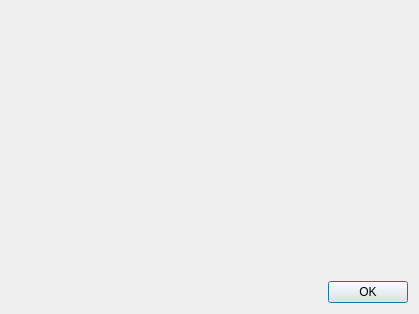
<?xml version="1.0" encoding="UTF-8"?>
<ui version="4.0">
 <class>StatsWindow</class>
 <widget class="QDialog" name="StatsWindow">
  <property name="geometry">
   <rect>
    <x>0</x>
    <y>0</y>
    <width>419</width>
    <height>314</height>
   </rect>
  </property>
  <property name="windowTitle">
   <string>Current Stats</string>
  </property>
  <layout class="QVBoxLayout" name="verticalLayout">
   <item>
    <widget class="QLabel" name="statsText">
     <property name="text">
      <string>&lt;Stats Info Here&gt;</string>
     </property>
    </widget>
   </item>
   <item>
    <widget class="QDialogButtonBox" name="buttons">
     <property name="orientation">
      <enum>Qt::Horizontal</enum>
     </property>
     <property name="standardButtons">
      <set>QDialogButtonBox::Ok</set>
     </property>
    </widget>
   </item>
  </layout>
 </widget>
 <resources/>
 <connections>
  <connection>
   <sender>buttons</sender>
   <signal>accepted()</signal>
   <receiver>StatsWindow</receiver>
   <slot>accept()</slot>
   <hints>
    <hint type="sourcelabel">
     <x>248</x>
     <y>254</y>
    </hint>
    <hint type="destinationlabel">
     <x>157</x>
     <y>274</y>
    </hint>
   </hints>
  </connection>
  <connection>
   <sender>buttons</sender>
   <signal>rejected()</signal>
   <receiver>StatsWindow</receiver>
   <slot>reject()</slot>
   <hints>
    <hint type="sourcelabel">
     <x>316</x>
     <y>260</y>
    </hint>
    <hint type="destinationlabel">
     <x>286</x>
     <y>274</y>
    </hint>
   </hints>
  </connection>
 </connections>
</ui>
